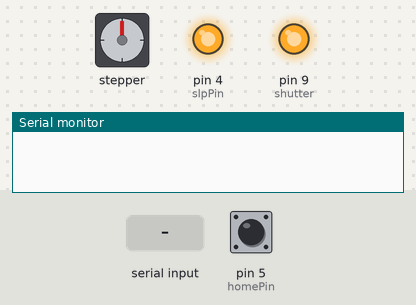
Recording of a sketch running on a simulated Arduino Uno, built with avr-gcc and run on an emulated ATmega328P. Parts: stepper motor, output pins drawn as LEDs (lit = HIGH), the last lines printed to the serial monitor. Wiring (inferred from the names in the program): stepper motor driver (200 steps per turn assumed): step pin 3; direction pin 2. Inputs (shaded band) come from the test bench; at power-on: pin 5 (homePin) HIGH. Pins used as bus, display or sensor lines are not drawn.

Above: at 1.2 s.
1.3 s: "H90\n" received over Serial
At 1.48 s:
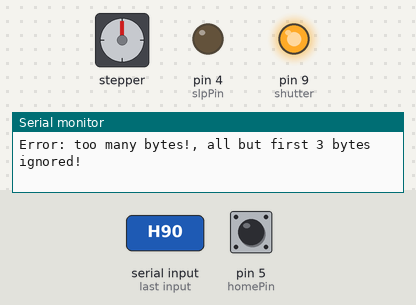
4.3 s: pin 5 (homePin) pulled LOW for 0.15 s
At 4.6 s:
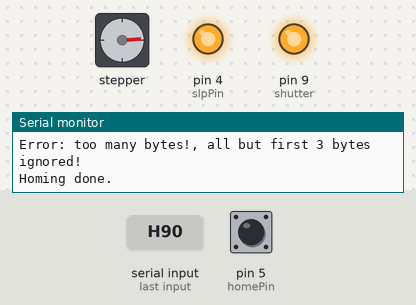
5.9 s: "P90\n" received over Serial
At 6.3 s:
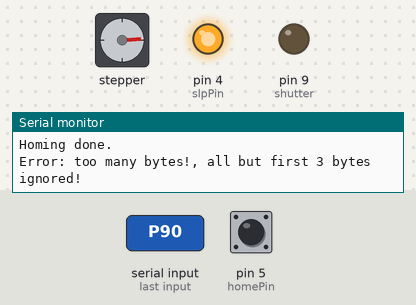
7.9 s: "L90\n" received over Serial
At 8.5 s:
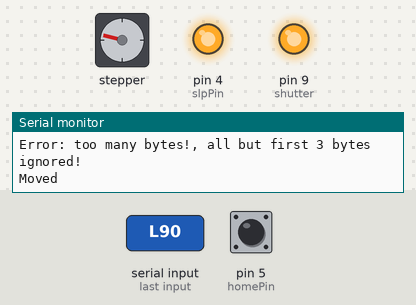
9.6 s: "H,45\n" received over Serial
At 9.78 s:
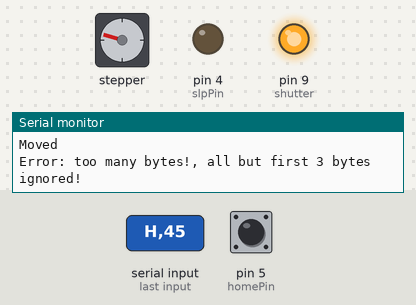
12.6 s: pin 5 (homePin) pulled LOW for 1 s
At 13.3 s:
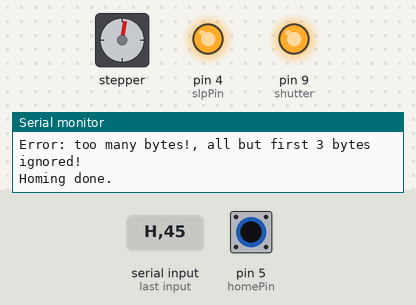
Timing chart, 0 to 15.6 s (numbered marks = the images above; inputs shaded):
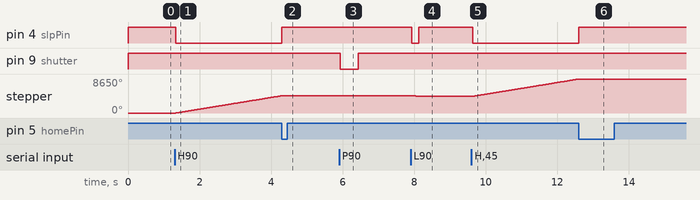

Measured:
- after the input at 1.3 s, pin 4 (slpPin): HIGH → LOW at once; stepper: keeps turning clockwise at about 1483°/s, starting at once
- after the input at 4.3 s, pin 4 (slpPin): LOW → HIGH at once; stepper: goes on until 4.3 s, then stays 4406°
- after the input at 5.9 s, pin 9 (shutter): HIGH → LOW at once, → HIGH 0.50 s later
- after the input at 7.9 s, pin 4 (slpPin): HIGH → LOW at once, → HIGH 0.20 s later; stepper: turns 162° counter-clockwise in 0.20 s, starting at once
- after the input at 9.6 s, pin 4 (slpPin): HIGH → LOW at once; stepper: keeps turning clockwise at about 1484°/s, starting at once
- after the input at 12.6 s, pin 4 (slpPin): LOW → HIGH at once; stepper: goes on until 12.6 s, then stays 8650°

The sketch:

UMR_3D-Scanner.ino
```cpp
// Arduino program to control the 3D scanner System
// it expects 1, 2 or 3 bytes from the serial port. First bytes should by either 'H','P','R','L'
// 'H' homes the machine, all other bytes are ignored
// 'P' takes a photo, all other bytes are ignored
// 'R'(ight) / 'L'(eft) is the command to move the machine in the given direction,
// it expects one or two bytes after that command, these bytes have to be ascii characters representing the numbers 0-9
// therefore in this version a maximum of 99 steps can be requested

//Define the Pins
#define dirPin 2
#define stpPin 3
#define slpPin 4
#define homePin 5
#define shutter 9
#define shutterGnd 10

// choose amount of steps per given number:
// moveOneStp - one microstep
// moveFullStp - 16 microsteps
// move64Stps - 100 stps / rotation
#define moveStepper moveOneStp

//declare direction variable
bool dir;


//initialize all pins and give them default values
void setup() {
  Serial.begin(9600);
  pinMode(dirPin, OUTPUT);  // HIGH / LOW determines the step direction
  pinMode(stpPin, OUTPUT);  // HIGH / LOW cycle performs one (micro)step
  pinMode(slpPin, OUTPUT);  // deactivates the driver when not needed
  pinMode(homePin, INPUT_PULLUP); // detects when the homeswitch is activated
  pinMode(shutterGnd, OUTPUT);  // Pin acts as GND for the shutter
  pinMode(shutter, OUTPUT); // When Pin is pulled low, shutter is triggered
  digitalWrite(shutterGnd, LOW);
  digitalWrite(shutter, HIGH);
  digitalWrite(stpPin, LOW);
  digitalWrite(slpPin,HIGH);
  digitalWrite(dirPin, LOW);
}

//Main program
void loop() {
  byte serData[3] = {0,0,0};  //array of 3 bytes, serial data will be soterd here
  int numStps = 0;  // number of steps to take
  if (Serial.available() > 0) {
    int count = 0; // limits recieved bytes to 3
    while (Serial.available() > 0 && count < 3) {
      serData[count] = Serial.read(); // reads 3 bytes from buffer
      count++;
      delay(10); // important, serial port is slower than arduino can read data
    }
    if (Serial.available() > 0) { // all bytes after the first 3 are dumped, program will continue
      Serial.println("Error: too many bytes!, all but first 3 bytes ignored!");
      while (Serial.available() > 0) {
        byte tmp = Serial.read();
      }
    }
    if (serData[0] == 'H') { // if first byte is H, start homing, 2nd and 3rd byte is ignored
      homingCycle();
    } else if (serData[0] == 'P') { // if  first byte is P, take a photo 2nd and 3rd byte is ignored
      takePic();
    } else if ((serData[0] == 'L' || serData[0] == 'R') && ((serData[1] <= '9' && serData[1] >= '0') || serData[1] == 0)  && ((serData[2] <= '9' && serData[2] >= '0') || serData[2] == 0)) {
      // checking if input is correct
      if (serData[0] == 'L') { // set desired direction
        digitalWrite(dirPin,LOW);
      } else {
        digitalWrite(dirPin,HIGH);
      }
      digitalWrite(slpPin,LOW); // wake driver up
      delayMicroseconds(200);
      // calculate number of steps from 2nd or 2nd and 3rd byte
      if (serData[2] == 0) {
        numStps = serData[1] - 48;
      } else {
        numStps = (serData[1] - 48) * 10 + (serData[2] - 48);
      }
      for (int i = 0; i < numStps; i++) { // move desired number of steps
        moveStepper();
        delay(1);
      }
      digitalWrite(slpPin,HIGH); // put driver back to sleep
      Serial.println("Moved ");
      while (Serial.available() > 0) { // dump all remaining bytes from the serial buffer
        byte tmp = Serial.read();
      }
    } else {
      Serial.println("Error: incorrect command!");
    }
  }
  serData[0] = 0; // clear serial data variables
  serData[1] = 0;
  serData[2] = 0;
}

// method to move on microstep, driver is hardwired for 16 microsteps
void moveOneStp() {
  digitalWrite(stpPin, HIGH);
  delayMicroseconds(200);
  digitalWrite(stpPin, LOW);
  delay(1);
}

// method to move a full step
void moveFullStp() {
  for (int i = 0; i < 16; i++) {
    moveOneStp();
  }
}

// method for 100 setps for a full rotation
void move64Stps() {
  for (int i = 0; i < 64; i++) {
    moveOneStp();
  }
}

// method to home the machine, drives in one direction until homePin is pulled low
void homingCycle() {
  int cnt = 0;
  digitalWrite(dirPin,HIGH);
  delay(1);
  digitalWrite(slpPin,LOW);
  while (digitalRead(homePin) == HIGH) {
    moveFullStp();
    cnt++;
    if (cnt > 1200) {
      Serial.println("Error: no endstop reached");
      break;
    }
  }
  if (digitalRead(homePin) == LOW) {
    Serial.println("Homing done.");
  }
  digitalWrite(slpPin,HIGH);
}

//method to take a picture
void takePic() {
  digitalWrite(9, LOW);
  delay(500);
  digitalWrite(9, HIGH);
  Serial.println("Picture taken.");
}
```
